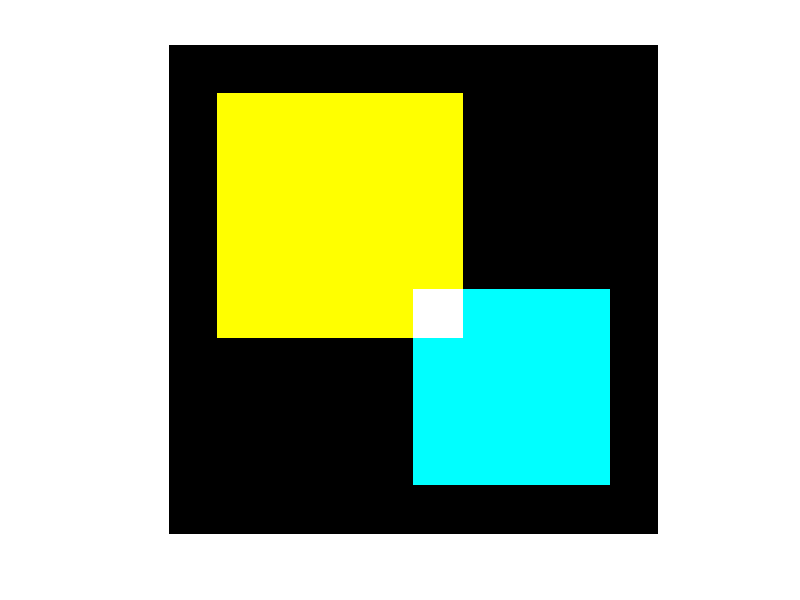
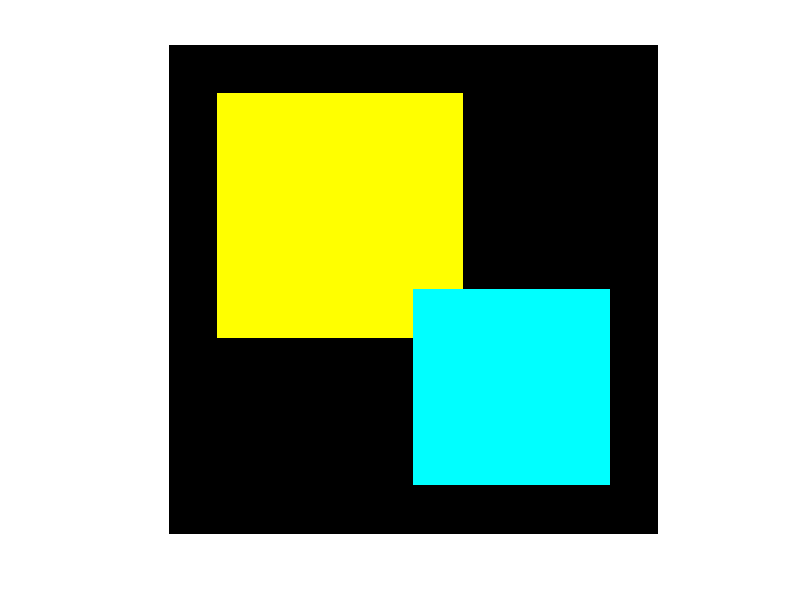
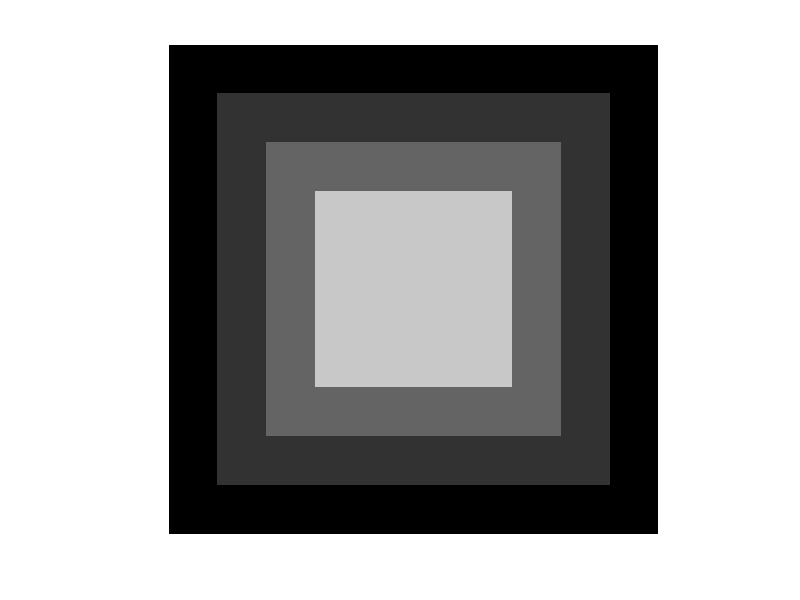

Write MATLAB code to recreate these figures, in order.
img1 = zeros(500, 500, 3);
img1(50:300, 50:300, 1:2) = 255;
img1(250:450, 250:450, 2:3) = 255;
figure(1), imshow(img1); 

img2 = zeros(500, 500, 3);
img2(50:300, 50:300, 1:2) = 255;
img2(250:450, 250:450, 2:3) = 255;
img2(250:300, 250:300, 1) = 0;
figure(2), imshow(img2);

img3 = zeros(500, 500, 3);
img3(50:450, 50:450, :) = 50;
img3(100:400, 100:400, :) = 100;
img3(150:350, 150:350, :) = 200;
figure(3), imshow(uint8(img3));